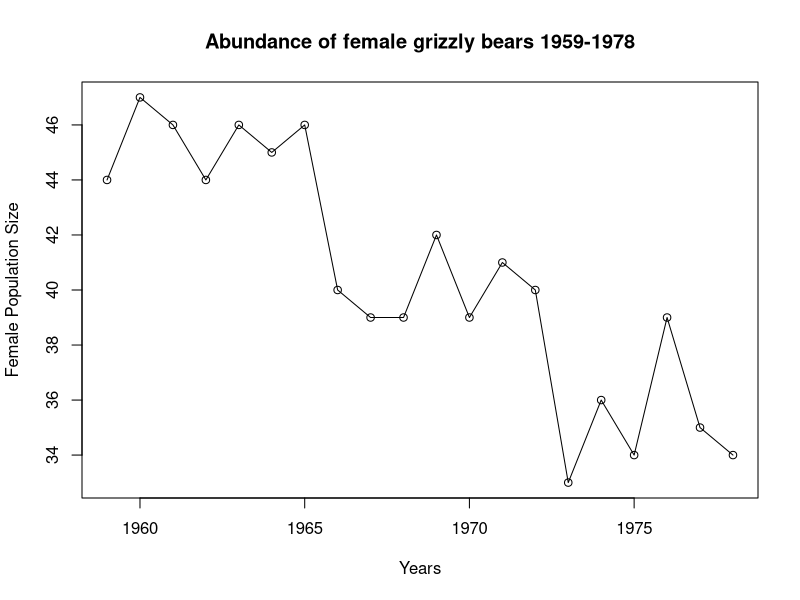
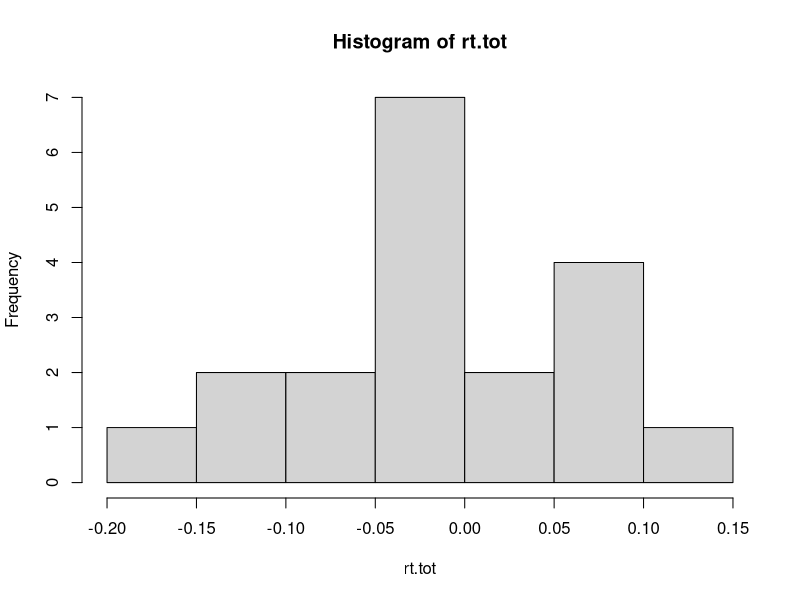
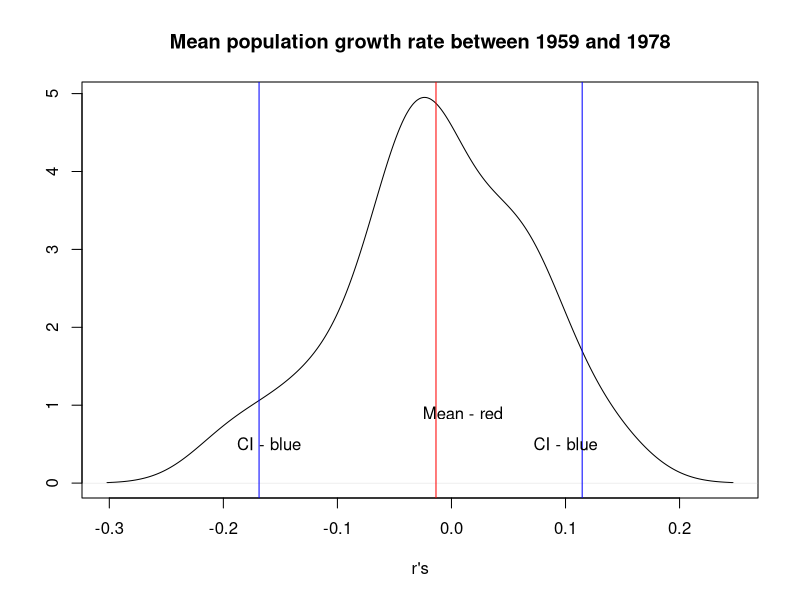
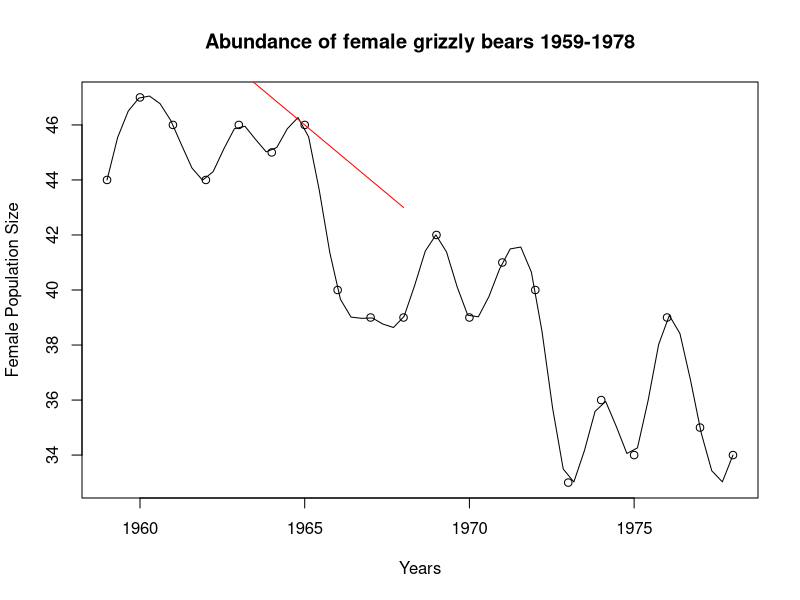
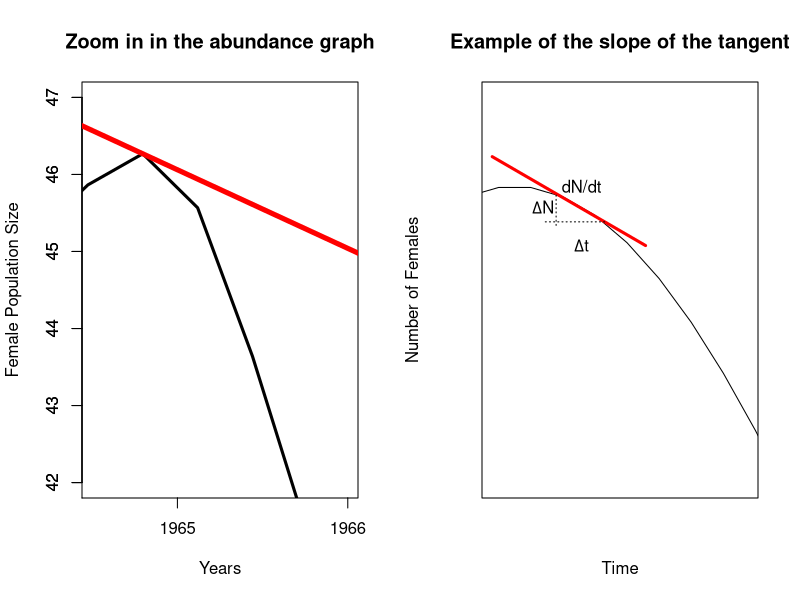
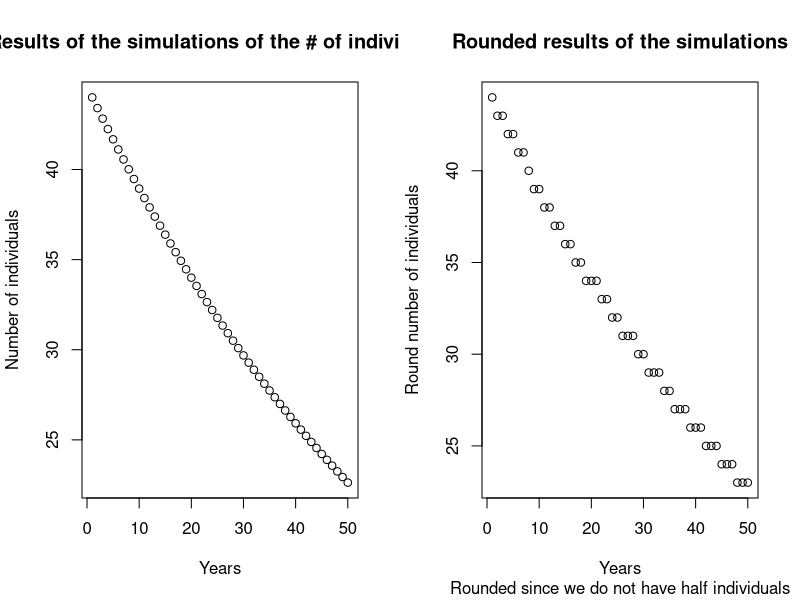
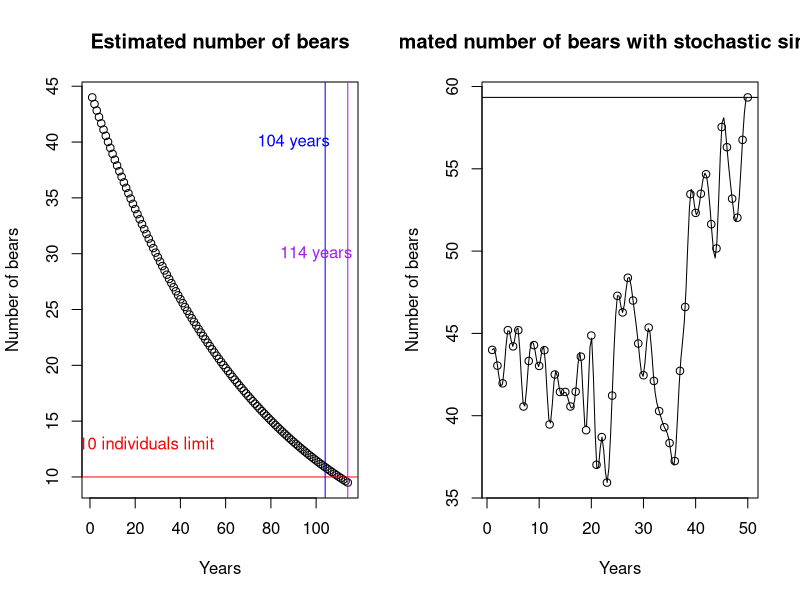
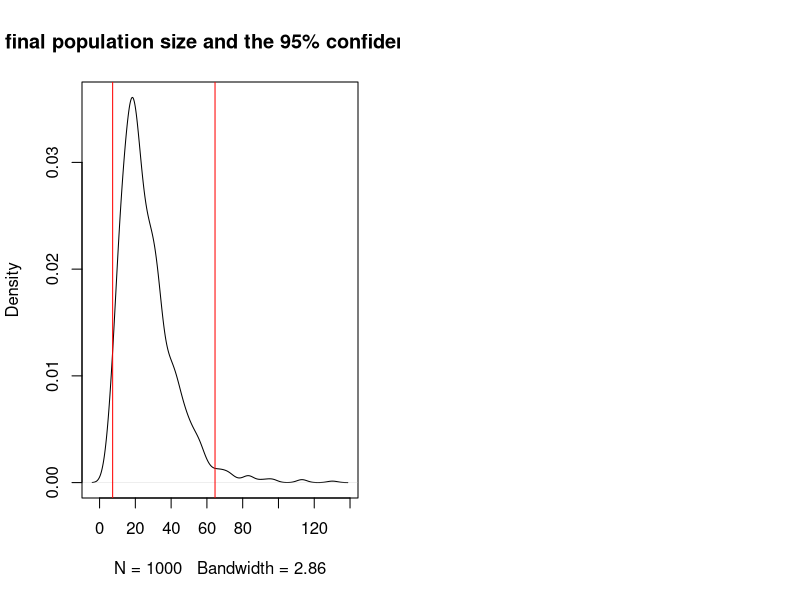

Recreate these plots in R, in order.
## ---- chunk 1
gri<--read.table("Grizzly.csv", header=TRUE, sep=",")
gri<-gri*(-1)
names(gri)
## ---- chunk 2
plot(gri$year, gri$N, xlab="Years", ylab="Female Population Size")
title("Abundance of female grizzly bears 1959-1978")
lines(gri$year, gri$N)
## ---- chunk 3
rt.tot<-NULL
for (i in 2:length(gri$N))
  {
  rt=log(gri$N[i]/gri$N[i-1])
  rt.tot<-c(rt.tot, rt)
  i<-i+1
  }
rt.tot
m<-mean(rt.tot)
## ---- chunk 4
s<-sd(rt.tot)
n<-length(gri$N)
## ---- chunk 5
hist(rt.tot)
## ---- chunk 6
q<-quantile(rt.tot, probs=c(0.025, 0.975))
## ---- chunk 7
plot(density(rt.tot), xlab="r's", ylab="", main="Mean population growth rate between 1959 and 1978")
abline(v=m, col="red")
abline(v=q[1], col="blue")
abline(v=q[2], col="blue")
text(0.01, 0.9, "Mean - red")
text(0.1, 0.5, "CI - blue")
text(-0.16, 0.5, "CI - blue")
## ---- chunk 8
plot(gri$year, gri$N, xlab="Years", ylab="Female Population Size")
title("Abundance of female grizzly bears 1959-1978")
lines(spline(gri$year, gri$N))
x<-c(41, 1968)
y<-c(1969, 43)
lines(x, y, col="red")
## ---- chunk 9
par(mfrow=c(1, 2))
plot(gri$year, gri$N, xlab="Years", ylab="Female Population Size", xlim=c(1964.5, 1966), ylim=c(42, 47), type="n", xaxt="n")
title("Zoom in in the abundance graph")
lines(spline(gri$year, gri$N), lwd=3)
axis(1, label=1964, 1964)
axis(1, label=1965, 1965)
axis(1, label=1966, 1966)
axis(2)
x<-c(80, 1968)
y<-c(1969, 43)
lines(x, y, col="red", lwd=5)

curve(sin, -2*pi, 2*pi, xlim=c(-4.8, -3.8), ylim=c(0.5, 1.15),  xaxt="n", yaxt="n", xlab="Time", ylab="Number of Females")
title("Example of the slope of the tangent")
xs1<-c(-4.8, -4.2)
ys1<-c(1.05, 0.9)
lines(xs1, ys1, col="red", lwd=3)

xs2<-c(-4.55, -4.55)
ys2<-c(0.985, 0.93)

xs3<-c(-4.36, -4.6)
ys3<-c(0.94, 0.94)

lines(xs2, ys2, lty=3)
lines(xs3, ys3, lty=3)

text(-4.6, 0.965, expression(paste(Delta,"N")))
text(-4.45, 0.9, expression(paste(Delta,"t")))
text(-4.45, 1, "dN/dt")
## ---- chunk 10
m<-mean(rt.tot)
r<-m

ini.pop<-44
res<-44

for (yr in 2:50)
  {
  pop<-ini.pop*(exp(r))
  ini.pop<-pop
  res<-c(res, pop)
  }

res[50]
round(res[50])
## ---- chunk 11
par(mfrow=c(1, 2))
plot(res, xlab="Years", ylab="Number of individuals")
title("Results of the simulations of the # of individuals")

plot(round(res), xlab="Years", ylab="Round number of individuals", sub="Rounded since we do not have half individuals")
title("Rounded results of the simulations")
## ---- chunk 12
ini.pop<-44
ini.pop.c<-44
res<-44

while (ini.pop.c >= 10)
  {
  pop<-ini.pop*(exp(r))
  ini.pop<-pop
  ini.pop.c<-round(pop)
  res<-c(res, pop)
  }

length(res)
res
res.f<-cbind(1:length(res), res)
## ---- chunk 13
plot(res, main="Estimated number of bears", xlab="Years", ylab="Number of bears")
abline(h=10, col="red")
abline(v=104, col="blue")
abline(v=114, col="purple")
text(25, 13, "10 individuals limit", col="red")
text(90, 40, "104 years", col="blue")
text(100, 30, "114 years", col="purple")
## ---- chunk 14
ini.pop<-44
res.1<-44

for (yr in 2:50)
  {
  pop<-ini.pop*(exp(sample(rt.tot, 1, replace=TRUE)))
  ini.pop<-pop
  res.1<-c(res.1, pop)
  }

res.1[50]
round(res.1[50])
## ---- chunk 15
plot(res.1, main="Estimated number of bears with stochastic simulation", xlab="Years", ylab="Number of bears")
abline(h=res.1[50])
lines(spline(res.1))
## ---- chunk 16
gr<-NULL
for (sim in 1:1000)
  {
  ini.pop<-44
  res.2<-44
  for (yr in 2:50)
    {
    pop<-ini.pop*(exp(sample(rt.tot, 1, replace=TRUE)))
    ini.pop<-pop
    res.2<-c(res.2, pop)
    if (which.min(res.2)< 10) b <- "below"
    if (which.min(res.2)> 10) b<-"above"
    }
gr<-c(gr, b)
  }
table(gr)
## ---- chunk 17
fin.t<-NULL
for (sim in 1:1000)
  {
  ini.pop<-44
  res.3<-44
  for (yr in 2:50)
    {
    pop<-ini.pop*(exp(sample(rt.tot, 1, replace=TRUE)))
    ini.pop<-pop
    res.3<-c(res.3, pop)
    fin<-res.3[50]
    }
fin.t<-c(fin.t, fin)
  }
## ---- chunk 18
plot(density(fin.t), main="Average final population size and the 95% confidence intervals")
qf<-quantile(fin.t, probs=c(0.025, 0.975))
qf
abline(v=qf[1], col="red")
abline(v=qf[2], col="red")
## ---- chunk 19
m<-mean(rt.tot)
s<-sd(rt.tot)
#Nt+1  =	Nt*exp(r+Îµt)
gr.7<-NULL
for (sim in 1:1000)
  {
  ini.pop<-44
  res.7<-44
  for (yr in 2:50)
    {
    pop<-ini.pop*(exp(m+rnorm(1, mean=0, sd=s)))
    ini.pop<-pop
    res.7<-c(res.7, pop)
    if (which.min(res.7)< 10) b <- "below"
    if (which.min(res.7)> 10) b<-"above"
    }
gr.7<-c(gr.7, b)
  }
table(gr.7)

comp<-data.frame(cbind(t(t(table(gr))), t(t(table(gr.7)))))

names(comp)<-c("ex.5", "ex.7")
comp.f<-t(comp)
comp.f
comp.m<-as.matrix(comp.f)
ch.1<-chisq.test(comp.m, simulate.p.value = TRUE, B = 2000)
ch.1

if (ch.1$p.value < 0.05) RR.7a<-("They are different")
if (ch.1$p.value > 0.05) RR.7a<-("They are equal, both distributions generate similar results")

RR.7a
## ---- chunk 20
fin.t.7b<-NULL
for (sim in 1:1000)
  {
  ini.pop<-44
  res.7b<-44
  for (yr in 2:50)
    {
    pop<-ini.pop*(exp(m+rnorm(1, mean=0, sd=s)))
    ini.pop<-pop
    res.7b<-c(res.7b, pop)
    fin.7b<-res.7b[50]
    }
fin.t.7b<-c(fin.t.7b, fin.7b)
  }

fin.t.df<-data.frame(fin.t)
fin.t.7b.df<-data.frame(fin.t.7b)
fin.F<-cbind(fin.t.df, fin.t.7b.df)
names(fin.F)<-c("ex.6", "ex.7")
head(fin.F)
tt<-t.test(fin.t.df, fin.t.7b.df)



if (tt$p.value < 0.05) RR.7b <- ("They are different")
if (tt$p.value > 0.05) RR.7b <- ("They are equal, both distributions generate similar results")
RR.7b
